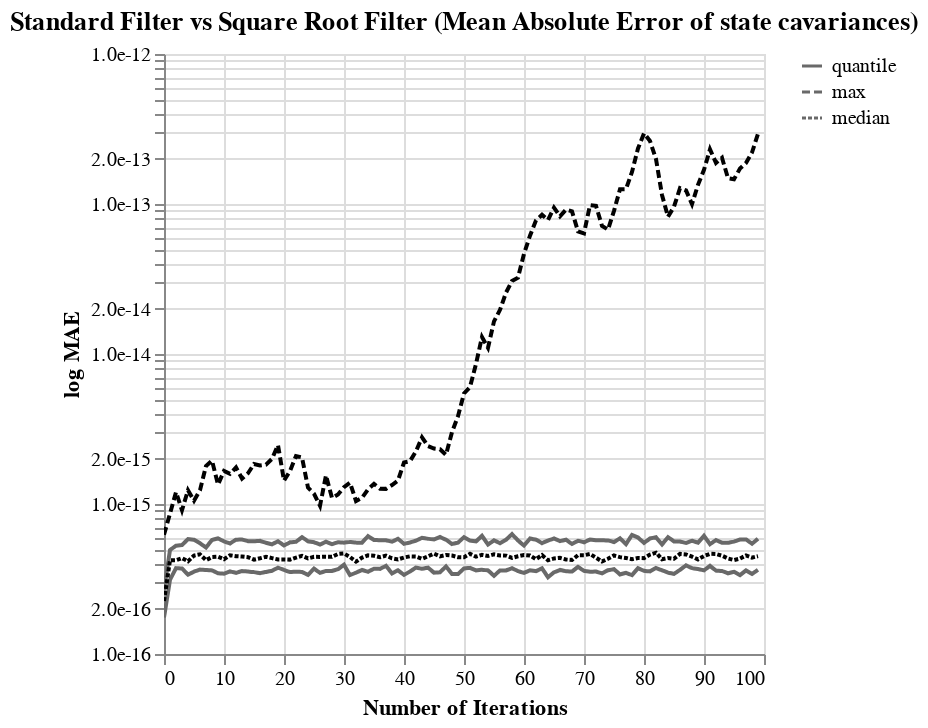

The notebook cell saved with this chart:
### Code cell
median = alt.Chart(err.to_pandas()).mark_line(color="black"
           ).encode(
    x = alt.X('t', title="Number of Iterations"),
    y = alt.Y('median', axis=alt.Axis(format=".1e"), scale=alt.Scale(type="log"), title="log MAE"),
    # color=datum("median"),
    strokeDash = datum("median")
    #, scale=alt.Scale(range=['black']))
)

Q1 = alt.Chart(err.to_pandas()).mark_line(color='dimgray', strokeDash=[4,6]).encode(x = 't', y = 'Q1', strokeDash=datum("quantile"))
Q3 = alt.Chart(err.to_pandas()).mark_line(color='dimgray', strokeDash=[4,6]).encode(x = 't', y = 'Q3', strokeDash=datum("quantile"))
max = alt.Chart(err.to_pandas()).mark_line(color='black', strokeDash=[2,2]).encode(x = 't', y = 'max', strokeDash=datum("max"))
p = (Q1 + Q3 + max + median).interactive().properties(title="Standard Filter vs Square Root Filter (Mean Absolute Error of state cavariances)")
p

### Figure 1 — Vega-Lite specification as saved in the notebook (floating-point values rounded to 4 significant figures)
{"config": {"view": {"continuousWidth": 300, "continuousHeight": 300}}, "layer": [{"data": {"name": "data-820f7f23468a2ab830047d2c68febb72"}, "mark": {"type": "line", "color": "dimgray", "strokeDash": [4, 6]}, "encoding": {"strokeDash": {"datum": "quantile"}, "x": {"field": "t", "type": "quantitative"}, "y": {"field": "Q1", "type": "quantitative"}}, "name": "view_3"}, {"data": {"name": "data-820f7f23468a2ab830047d2c68febb72"}, "mark": {"type": "line", "color": "dimgray", "strokeDash": [4, 6]}, "encoding": {"strokeDash": {"datum": "quantile"}, "x": {"field": "t", "type": "quantitative"}, "y": {"field": "Q3", "type": "quantitative"}}}, {"data": {"name": "data-820f7f23468a2ab830047d2c68febb72"}, "mark": {"type": "line", "color": "black", "strokeDash": [2, 2]}, "encoding": {"strokeDash": {"datum": "max"}, "x": {"field": "t", "type": "quantitative"}, "y": {"field": "max", "type": "quantitative"}}}, {"data": {"name": "data-820f7f23468a2ab830047d2c68febb72"}, "mark": {"type": "line", "color": "black"}, "encoding": {"strokeDash": {"datum": "median"}, "x": {"field": "t", "title": "Number of Iterations", "type": "quantitative"}, "y": {"axis": {"format": ".1e"}, "field": "median", "scale": {"type": "log"}, "title": "log MAE", "type": "quantitative"}}}], "params": [{"name": "param_3", "select": {"type": "interval", "encodings": ["x", "y"]}, "bind": "scales", "views": ["view_3"]}], "title": "Standard Filter vs Square Root Filter (Mean Absolute Error of state cavariances)", "$schema": "https://vega.github.io/schema/vega-lite/v5.2.0.json", "datasets": {"data-820f7f23468a2ab830047d2c68febb72": [{"t": 96, "median": 4.328e-16, "Q3": 5.794e-16, "Q1": 3.357e-16, "max": 1.723e-13}, {"t": 80, "median": 4.357e-16, "Q3": 5.504e-16, "Q1": 3.584e-16, "max": 2.96e-13}, {"t": 64, "median": 4.219e-16, "Q3": 5.701e-16, "Q1": 3.248e-16, "max": 7.817e-14}, {"t": 48, "median": 4.531e-16, "Q3": 5.412e-16, "Q1": 3.419e-16, "max": 3.017e-15}, {"t": 32, "median": 4.127e-16, "Q3": 5.528e-16, "Q1": 3.484e-16, "max": 1.047e-15}, {"t": 16, "median": 4.345e-16, "Q3": 5.676e-16, "Q1": 3.459e-16, "max": 1.807e-15}, {"t": 0, "median": 2.258e-16, "Q3": 2.666e-16, "Q1": 1.751e-16, "max": 6.233e-16}, {"t": 79, "median": 4.37e-16, "Q3": 5.975e-16, "Q1": 3.733e-16, "max": 2.345e-13}, {"t": 47, "median": 4.571e-16, "Q3": 5.78e-16, "Q1": 3.831e-16, "max": 2.126e-15}, {"t": 15, "median": 4.254e-16, "Q3": 5.639e-16, "Q1": 3.514e-16, "max": 1.846e-15}, {"t": 31, "median": 4.428e-16, "Q3": 5.581e-16, "Q1": 3.358e-16, "max": 1.388e-15}, {"t": 95, "median": 4.232e-16, "Q3": 5.615e-16, "Q1": 3.533e-16, "max": 1.462e-13}, {"t": 63, "median": 4.562e-16, "Q3": 5.483e-16, "Q1": 3.725e-16, "max": 8.474e-14}, {"t": 62, "median": 4.289e-16, "Q3": 5.784e-16, "Q1": 3.568e-16, "max": 7.78e-14}, {"t": 30, "median": 4.683e-16, "Q3": 5.527e-16, "Q1": 3.933e-16, "max": 1.296e-15}, {"t": 78, "median": 4.282e-16, "Q3": 6.223e-16, "Q1": 3.356e-16, "max": 1.636e-13}, {"t": 46, "median": 4.476e-16, "Q3": 6.023e-16, "Q1": 3.508e-16, "max": 2.317e-15}, {"t": 94, "median": 4.335e-16, "Q3": 5.509e-16, "Q1": 3.451e-16, "max": 1.486e-13}, {"t": 14, "median": 4.418e-16, "Q3": 5.652e-16, "Q1": 3.544e-16, "max": 1.604e-15}, {"t": 29, "median": 4.645e-16, "Q3": 5.561e-16, "Q1": 3.676e-16, "max": 1.158e-15}, {"t": 61, "median": 4.535e-16, "Q3": 5.884e-16, "Q1": 3.619e-16, "max": 6.146e-14}, {"t": 45, "median": 4.667e-16, "Q3": 5.801e-16, "Q1": 3.485e-16, "max": 2.342e-15}, {"t": 13, "median": 4.466e-16, "Q3": 5.793e-16, "Q1": 3.573e-16, "max": 1.478e-15}, {"t": 93, "median": 4.521e-16, "Q3": 5.521e-16, "Q1": 3.575e-16, "max": 2.032e-13}, {"t": 77, "median": 4.368e-16, "Q3": 5.398e-16, "Q1": 3.476e-16, "max": 1.257e-13}, {"t": 60, "median": 4.573e-16, "Q3": 5.284e-16, "Q1": 3.471e-16, "max": 4.657e-14}, {"t": 28, "median": 4.442e-16, "Q3": 5.398e-16, "Q1": 3.579e-16, "max": 1.097e-15}, {"t": 76, "median": 4.425e-16, "Q3": 5.913e-16, "Q1": 3.39e-16, "max": 1.255e-13}, {"t": 44, "median": 4.481e-16, "Q3": 5.863e-16, "Q1": 3.764e-16, "max": 2.429e-15}, {"t": 92, "median": 4.642e-16, "Q3": 5.747e-16, "Q1": 3.598e-16, "max": 1.879e-13}, {"t": 12, "median": 4.491e-16, "Q3": 5.783e-16, "Q1": 3.477e-16, "max": 1.751e-15}, {"t": 75, "median": 4.536e-16, "Q3": 5.572e-16, "Q1": 3.675e-16, "max": 9e-14}, {"t": 91, "median": 4.656e-16, "Q3": 5.399e-16, "Q1": 3.868e-16, "max": 2.314e-13}, {"t": 11, "median": 4.554e-16, "Q3": 5.458e-16, "Q1": 3.551e-16, "max": 1.587e-15}, {"t": 27, "median": 4.45e-16, "Q3": 5.607e-16, "Q1": 3.579e-16, "max": 1.553e-15}, {"t": 59, "median": 4.482e-16, "Q3": 5.715e-16, "Q1": 3.572e-16, "max": 3.228e-14}, {"t": 43, "median": 4.312e-16, "Q3": 5.951e-16, "Q1": 3.699e-16, "max": 2.782e-15}, {"t": 42, "median": 4.464e-16, "Q3": 5.701e-16, "Q1": 3.772e-16, "max": 2.248e-15}, {"t": 58, "median": 4.369e-16, "Q3": 6.296e-16, "Q1": 3.729e-16, "max": 3.069e-14}, {"t": 10, "median": 4.281e-16, "Q3": 5.63e-16, "Q1": 3.434e-16, "max": 1.661e-15}, {"t": 74, "median": 4.31e-16, "Q3": 5.72e-16, "Q1": 3.619e-16, "max": 6.75e-14}, {"t": 90, "median": 4.498e-16, "Q3": 6.136e-16, "Q1": 3.612e-16, "max": 1.692e-13}, {"t": 26, "median": 4.44e-16, "Q3": 5.363e-16, "Q1": 3.475e-16, "max": 9.732e-16}, {"t": 57, "median": 4.528e-16, "Q3": 5.776e-16, "Q1": 3.608e-16, "max": 2.564e-14}, {"t": 41, "median": 4.478e-16, "Q3": 5.537e-16, "Q1": 3.551e-16, "max": 1.929e-15}, {"t": 89, "median": 4.273e-16, "Q3": 5.525e-16, "Q1": 3.685e-16, "max": 1.343e-13}, {"t": 73, "median": 4.141e-16, "Q3": 5.723e-16, "Q1": 3.449e-16, "max": 7.146e-14}, {"t": 25, "median": 4.442e-16, "Q3": 5.559e-16, "Q1": 3.707e-16, "max": 1.17e-15}, {"t": 9, "median": 4.45e-16, "Q3": 5.902e-16, "Q1": 3.454e-16, "max": 1.347e-15}, {"t": 88, "median": 4.454e-16, "Q3": 5.689e-16, "Q1": 3.736e-16, "max": 9.983e-14}, {"t": 8, "median": 4.425e-16, "Q3": 5.758e-16, "Q1": 3.61e-16, "max": 1.949e-15}, {"t": 56, "median": 4.543e-16, "Q3": 5.482e-16, "Q1": 3.606e-16, "max": 1.97e-14}, {"t": 72, "median": 4.385e-16, "Q3": 5.728e-16, "Q1": 3.544e-16, "max": 9.714e-14}, {"t": 40, "median": 4.4e-16, "Q3": 5.424e-16, "Q1": 3.365e-16, "max": 1.89e-15}, {"t": 24, "median": 4.339e-16, "Q3": 5.642e-16, "Q1": 3.367e-16, "max": 1.285e-15}, {"t": 39, "median": 4.272e-16, "Q3": 5.863e-16, "Q1": 3.617e-16, "max": 1.435e-15}, {"t": 55, "median": 4.613e-16, "Q3": 5.726e-16, "Q1": 3.322e-16, "max": 1.65e-14}, {"t": 71, "median": 4.641e-16, "Q3": 5.794e-16, "Q1": 3.539e-16, "max": 9.834e-14}, {"t": 87, "median": 4.612e-16, "Q3": 5.494e-16, "Q1": 3.895e-16, "max": 1.233e-13}, {"t": 7, "median": 4.224e-16, "Q3": 5.129e-16, "Q1": 3.63e-16, "max": 1.79e-15}, {"t": 23, "median": 4.513e-16, "Q3": 6.012e-16, "Q1": 3.522e-16, "max": 2.046e-15}, {"t": 86, "median": 4.647e-16, "Q3": 5.621e-16, "Q1": 3.639e-16, "max": 1.276e-13}, {"t": 70, "median": 4.554e-16, "Q3": 5.557e-16, "Q1": 3.582e-16, "max": 6.379e-14}, {"t": 54, "median": 4.499e-16, "Q3": 5.367e-16, "Q1": 3.608e-16, "max": 1.1e-14}, {"t": 6, "median": 4.62e-16, "Q3": 5.473e-16, "Q1": 3.655e-16, "max": 1.237e-15}, {"t": 22, "median": 4.392e-16, "Q3": 5.597e-16, "Q1": 3.539e-16, "max": 2.09e-15}, {"t": 38, "median": 4.347e-16, "Q3": 5.603e-16, "Q1": 3.447e-16, "max": 1.337e-15}, {"t": 5, "median": 4.534e-16, "Q3": 5.778e-16, "Q1": 3.539e-16, "max": 1.053e-15}, {"t": 85, "median": 4.315e-16, "Q3": 5.629e-16, "Q1": 3.421e-16, "max": 9.595e-14}, {"t": 53, "median": 4.58e-16, "Q3": 6.134e-16, "Q1": 3.644e-16, "max": 1.298e-14}, {"t": 69, "median": 4.557e-16, "Q3": 5.687e-16, "Q1": 3.811e-16, "max": 6.574e-14}, {"t": 21, "median": 4.258e-16, "Q3": 5.553e-16, "Q1": 3.517e-16, "max": 1.659e-15}, {"t": 37, "median": 4.523e-16, "Q3": 5.732e-16, "Q1": 3.871e-16, "max": 1.262e-15}, {"t": 68, "median": 4.23e-16, "Q3": 5.413e-16, "Q1": 3.548e-16, "max": 8.931e-14}, {"t": 36, "median": 4.418e-16, "Q3": 5.728e-16, "Q1": 3.694e-16, "max": 1.265e-15}, {"t": 84, "median": 4.364e-16, "Q3": 6.009e-16, "Q1": 3.487e-16, "max": 8.217e-14}, {"t": 4, "median": 4.15e-16, "Q3": 5.829e-16, "Q1": 3.381e-16, "max": 1.236e-15}, {"t": 52, "median": 4.453e-16, "Q3": 5.628e-16, "Q1": 3.611e-16, "max": 8.591e-15}, {"t": 20, "median": 4.272e-16, "Q3": 5.289e-16, "Q1": 3.632e-16, "max": 1.432e-15}, {"t": 67, "median": 4.268e-16, "Q3": 5.779e-16, "Q1": 3.561e-16, "max": 9.176e-14}, {"t": 35, "median": 4.519e-16, "Q3": 5.759e-16, "Q1": 3.704e-16, "max": 1.362e-15}, {"t": 3, "median": 4.351e-16, "Q3": 5.33e-16, "Q1": 3.718e-16, "max": 9.089e-16}, {"t": 83, "median": 4.285e-16, "Q3": 5.371e-16, "Q1": 3.615e-16, "max": 1.149e-13}, {"t": 51, "median": 4.655e-16, "Q3": 5.707e-16, "Q1": 3.751e-16, "max": 6.013e-15}, {"t": 19, "median": 4.269e-16, "Q3": 5.648e-16, "Q1": 3.764e-16, "max": 2.468e-15}, {"t": 99, "median": 4.489e-16, "Q3": 5.872e-16, "Q1": 3.644e-16, "max": 2.941e-13}, {"t": 82, "median": 4.736e-16, "Q3": 5.998e-16, "Q1": 3.743e-16, "max": 1.994e-13}, {"t": 18, "median": 4.358e-16, "Q3": 5.385e-16, "Q1": 3.587e-16, "max": 2e-15}, {"t": 50, "median": 4.418e-16, "Q3": 6.014e-16, "Q1": 3.717e-16, "max": 5.461e-15}, {"t": 2, "median": 4.217e-16, "Q3": 5.276e-16, "Q1": 3.737e-16, "max": 1.2e-15}, {"t": 66, "median": 4.373e-16, "Q3": 5.654e-16, "Q1": 3.634e-16, "max": 8.287e-14}, {"t": 98, "median": 4.392e-16, "Q3": 5.435e-16, "Q1": 3.417e-16, "max": 2.205e-13}, {"t": 34, "median": 4.545e-16, "Q3": 6.105e-16, "Q1": 3.532e-16, "max": 1.25e-15}, {"t": 97, "median": 4.543e-16, "Q3": 5.805e-16, "Q1": 3.606e-16, "max": 1.877e-13}, {"t": 65, "median": 4.337e-16, "Q3": 5.888e-16, "Q1": 3.504e-16, "max": 9.458e-14}, {"t": 81, "median": 4.597e-16, "Q3": 5.895e-16, "Q1": 3.554e-16, "max": 2.63e-13}, {"t": 33, "median": 4.388e-16, "Q3": 5.519e-16, "Q1": 3.634e-16, "max": 1.099e-15}, {"t": 49, "median": 4.422e-16, "Q3": 5.528e-16, "Q1": 3.411e-16, "max": 3.85e-15}, {"t": 17, "median": 4.45e-16, "Q3": 5.513e-16, "Q1": 3.525e-16, "max": 1.83e-15}, {"t": 1, "median": 4.209e-16, "Q3": 4.933e-16, "Q1": 3.123e-16, "max": 8.632e-16}]}}
